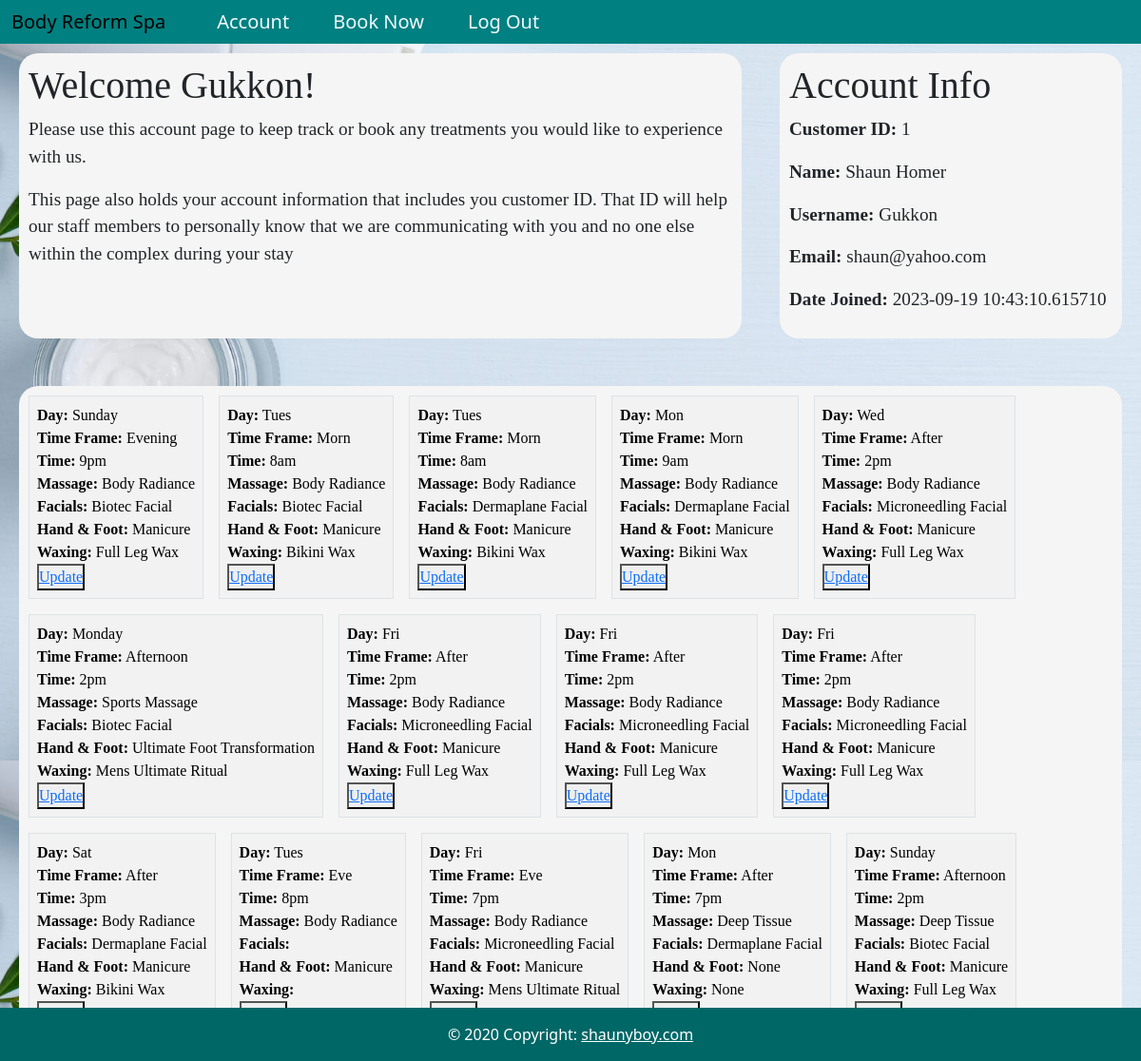
Page /account (signed in) on the committed database.
### Salon_app/models.py (models this page shows, shortened)
class User(db.Model, UserMixin):
    id = db.Column(db.Integer, primary_key=True)
    name = db.Column(db.String(200), nullable=False)
    username = db.Column(db.String(20), nullable=False, unique=True)
    email = db.Column(db.String(120), nullable=False, unique=True)
    password = db.Column(db.String(60), nullable=False)
    date_added = db.Column(db.DateTime, default=datetime.utcnow)
    booking = db.relationship('Booking', backref='author', lazy=True)

class Booking(db.Model):
    id = db.Column(db.Integer, primary_key=True)
    day = db.Column(db.String(50), nullable=False)
    timeFrame = db.Column(db.String(50),nullable=False)
    time = db.Column(db.String(10), nullable=False)
    massage = db.Column(db.String(50))
    facials = db.Column(db.String(50))
    handFoot = db.Column(db.String(50))
    waxing = db.Column(db.String(50))
    terms = db.Column(db.Boolean, nullable=False)
    user_id = db.Column(db.Integer, db.ForeignKey('user.id'), nullable=False)

### Salon_app/routes.py (the view)
@app.route('/account')
@login_required
def account():
    user_id = current_user.id
    bookings = Booking.query.filter_by(user_id=user_id).all()
    flash_message = "Your treatment has been created successfully!"
    return render_template("account.html", title='Welcome', bookings=bookings, flash_message=flash_message,user_id=user_id)

### Salon_app/models.py (called while the page is built)
@login_manager.user_loader
def load_user(user_id):
    return User.query.get(int(user_id))

### Salon_app/templates/account.html (shortened to what this page needs)
{% extends 'base.html' %}
{% block content %}
<div class="main-acc-cont">
    <div class="welc-user backgrd">
        <div class="wel-msg">
            <h1>Welcome {{ current_user.username }}!</h1>
            <p>Please use this account page to keep track or book any treatments you would like to experience with us.</p>
            <p>This page also holds your account information that includes you customer ID. That ID  will help our staff members to personally know that we are communicating with you and no one else within the complex during your stay</p>
        </div>
    </div>
    <div class="acc-info backgrd">
        <div class="acc-details">
            <h1>Account Info</h1>
            <p><strong>Customer ID:</strong> {{ current_user.id }} </p>
            <p><strong>Name:</strong> {{ current_user.name }} </p>
            <p><strong>Username:</strong> {{ current_user.username }} </p>
            <p><strong>Email:</strong> {{ current_user.email }} </p>
            <p><strong>Date Joined:</strong> {{ current_user.date_added }} </p>
        </div>
    </div>
</div>
    <div class="backgrd sidebar" id="accounts">
        <div>
            <table class="table table-hover table-bordered table-striped" >
                {% for booking in bookings %}
                <tbody class="bk-data">
                    <tr>
                        <td>
                            <strong>Day:</strong> {{ booking.day }}<br>
                            <strong>Time Frame:</strong> {{ booking.timeFrame }}<br>
                            <strong>Time:</strong> {{ booking.time }}<br>
                            <strong>Massage:</strong> {{ booking.massage }}<br>
                            <strong>Facials:</strong> {{ booking.facials }}<br>
                            <strong>Hand & Foot:</strong> {{ booking.handFoot }}<br>
                            <strong>Waxing:</strong> {{ booking.waxing }}<br>
                            <button><a href="{{ url_for('update', user_id=current_user.id, id=booking.id) }}">Update</a></button>
                        </td>
                    </tr>
                    {% endfor %}
                </tbody>
            </table>
        </div>
    </div>
{% endblock %}

### Salon_app/static/css/styles.css (style rules this page uses)
* { padding: 0; margin: 0; box-sizing: border-box; }
p { font-family: 'cormorant-garamond'; }
.homeimg { background: url(/static/images/spabackground2.jpeg); background-size: cover; height: 100vh; }
.main-acc-cont { font-size: 1.2rem; display: grid; height: 350px; grid-template-columns: 2fr 1fr; grid-template-rows: repeat(2, 1fr); }
.table { display: flex; flex-wrap: wrap; gap: 1em; }
.backgrd { background-color: whitesmoke; }
@media (min-width: 600px) { .backgrd { border-radius: 20px; padding: 10px; font-family: 'cormorant-garamond'; margin: 10px 20px ; } }

### rows in the picture
User: username "Gukkon", id "1", name "Shaun Homer", email "shaun@yahoo.com", date_added "2023-09-19 10:43:10.615710"
Booking: day "Sunday", timeFrame "Evening", time "9pm", massage "Body Radiance", facials "Biotec Facial", handFoot "Manicure", waxing "Full Leg Wax"
Booking: day "Tues", timeFrame "Morn", time "8am", massage "Body Radiance", facials "Biotec Facial", handFoot "Manicure", waxing "Bikini Wax"
Booking: day "Tues", timeFrame "Morn", time "8am", massage "Body Radiance", facials "Dermaplane Facial", handFoot "Manicure", waxing "Bikini Wax"
Booking: day "Mon", timeFrame "Morn", time "9am", massage "Body Radiance", facials "Dermaplane Facial", handFoot "Manicure", waxing "Bikini Wax"
Booking: day "Wed", timeFrame "After", time "2pm", massage "Body Radiance", facials "Microneedling Facial", handFoot "Manicure", waxing "Full Leg Wax"
Booking: day "Monday", timeFrame "Afternoon", time "2pm", massage "Sports Massage", facials "Biotec Facial", handFoot "Ultimate Foot Transformation", waxing "Mens Ultimate Ritual"
Booking: day "Fri", timeFrame "After", time "2pm", massage "Body Radiance", facials "Microneedling Facial", handFoot "Manicure", waxing "Full Leg Wax"
Booking: day "Fri", timeFrame "After", time "2pm", massage "Body Radiance", facials "Microneedling Facial", handFoot "Manicure", waxing "Full Leg Wax"
Booking: day "Fri", timeFrame "After", time "2pm", massage "Body Radiance", facials "Microneedling Facial", handFoot "Manicure", waxing "Full Leg Wax"
Booking: day "Sat", timeFrame "After", time "3pm", massage "Body Radiance", facials "Dermaplane Facial", handFoot "Manicure", waxing "Bikini Wax"
Booking: day "Tues", timeFrame "Eve", time "8pm", massage "Body Radiance", handFoot "Manicure"
Booking: day "Fri", timeFrame "Eve", time "7pm", massage "Body Radiance", facials "Microneedling Facial", handFoot "Manicure", waxing "Mens Ultimate Ritual"
Booking: day "Mon", timeFrame "After", time "7pm", massage "Deep Tissue", facials "Dermaplane Facial", handFoot "None", waxing "None"
Booking: day "Sunday", timeFrame "Afternoon", time "2pm", massage "Deep Tissue", facials "Biotec Facial", handFoot "Manicure", waxing "Full Leg Wax"
